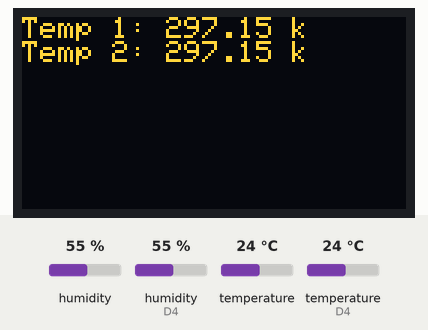
Bench run of a sketch on a simulated ESP8266 (NodeMCU). Parts: 128×64 one-colour display. The test bench sets the inputs (shaded band); at power-on: temperature 24 °C, temperature (sensor on D4) 24 °C, humidity 55 %, humidity (sensor on D4) 55 %. The OLED is the two-colour kind (top 16 rows yellow); WiFi joins after 1.5 s; servers stay silent unless stated; what the sketch prints to the serial monitor is not drawn.

Above: at 2.7 s.
2.8 s: temperature (sensor 0) set to 12 °C
At 5.4 s:
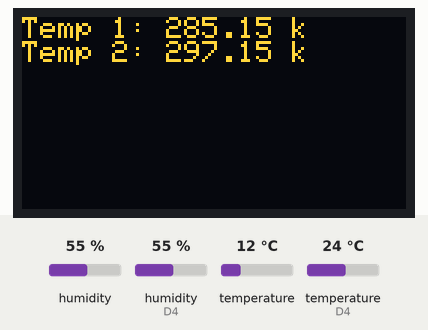
5.9 s: temperature (sensor on D4) set to 19 °C
9.0 s: temperature (sensor 0) set to 28 °C
At 11.5 s:
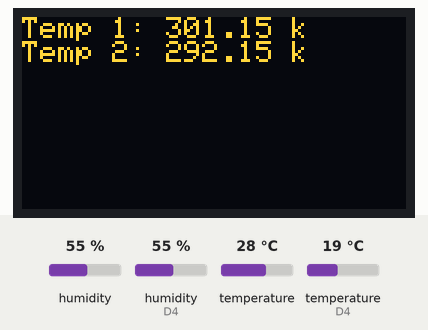
12.6 s: temperature (sensor on D4) set to 33 °C
At 14.7 s:
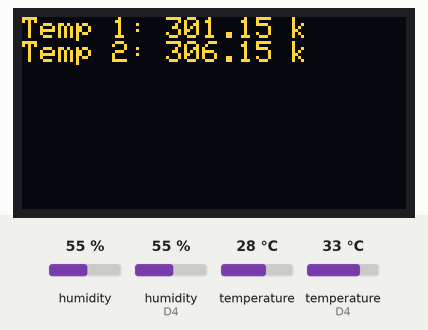
15.7 s: temperature (sensor 0) set to 41 °C
At 16.7 s:
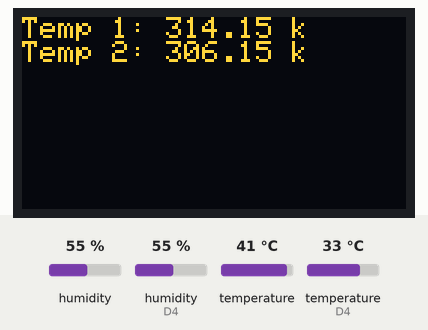
18.8 s: temperature (sensor on D4) set to 12 °C
At 22.0 s:
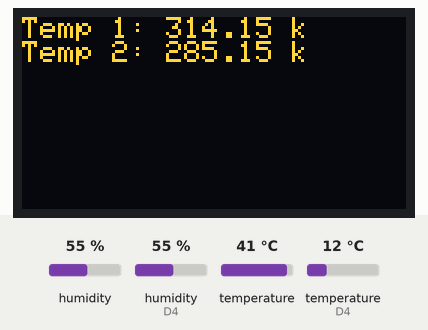
Timing chart, 0 to 23.1 s (numbered marks = the images above; inputs shaded):
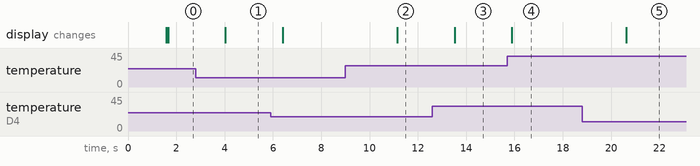

Measured:
- after the input at 2.8 s, the display: changes after 1.2 s (image 1)
- after the input at 9.0 s, the display: changes after 2.1 s (image 2)
- after the input at 12.6 s, the display: changes after 0.92 s (image 3)
- after the input at 15.7 s, the display: changes after 0.19 s (image 4)
- after the input at 18.8 s, the display: changes after 1.8 s (image 5)

The sketch:

Project2.ino
```cpp
#include <Arduino.h>
#if defined(ESP32)
#include <WiFi.h>
#elif defined(ESP8266)
#include <ESP8266WiFi.h>
#endif
#include <Firebase_ESP_Client.h>
#include "DHT.h"
#include <Wire.h>
#include <Adafruit_GFX.h>
#include <Adafruit_SSD1306.h>

#include "addons/TokenHelper.h"
#include "addons/RTDBHelper.h"

#define WIFI_SSID "Lukinnn"
#define WIFI_PASSWORD "lucky123"
#define API_KEY ""
#define DATABASE_URL "https://machine-c5407-default-rtdb.firebaseio.com/"

#define SCREEN_WIDTH 128
#define SCREEN_HEIGHT 64
#define OLED_RESET    -1
Adafruit_SSD1306 display(SCREEN_WIDTH, SCREEN_HEIGHT, &Wire, OLED_RESET);

FirebaseData fbdo;
FirebaseAuth auth;
FirebaseConfig config;

#define DHTPIN1 D3
#define DHTPIN2 D4
#define DHTTYPE DHT11
DHT dht1(DHTPIN1, DHTTYPE);
DHT dht2(DHTPIN2, DHTTYPE);

int T1, T2;
String str_T1, str_T2;

unsigned long sendDataPrevMillis = 0;
bool signupOK = false;

void setup() {
  Serial.begin(9600);
  dht1.begin();
  dht2.begin();

  if (!display.begin(SSD1306_SWITCHCAPVCC, 0x3C)) {
    Serial.println(F("SSD1306 allocation failed"));
    for (;;);
  }
  display.clearDisplay();
  display.setTextSize(1);
  display.setTextColor(WHITE);
  display.setCursor(0, 0);
  display.println("Connecting to Wi-Fi...");
  display.display();

  WiFi.begin(WIFI_SSID, WIFI_PASSWORD);
  while (WiFi.status() != WL_CONNECTED) {
    delay(500);
    Serial.print(".");
  }
  Serial.println("\nConnected to Wi-Fi");
  display.clearDisplay();
  display.setCursor(0, 0);
  display.println("Wi-Fi Connected");
  display.println("IP: " + WiFi.localIP().toString());
  display.display();

  config.api_key = API_KEY;
  config.database_url = DATABASE_URL;

  if (Firebase.signUp(&config, &auth, "", "")) {
    Serial.println("Firebase signup successful");
    signupOK = true;
  } else {
    Serial.printf("Firebase signup error: %s\n", config.signer.signupError.message.c_str());
  }

  config.token_status_callback = tokenStatusCallback;
  Firebase.begin(&config, &auth);
  Firebase.reconnectWiFi(true);
}

void loop() {
  T1 = dht1.readTemperature();
  T2 = dht2.readTemperature();
  float T1K = T1 + 273.15;
  float T2K = T2 + 273.15;
  str_T1 = String(T1K);
  str_T2 = String(T2K);

  display.clearDisplay();
  display.setCursor(0, 0);
  display.println("Temp 1: " + str_T1 + " k");
  display.println("Temp 2: " + str_T2 + " k");
  display.display();

  if (Firebase.ready() && signupOK) {
    updateFirebase("Python/Temp1", str_T1);
    updateFirebase("Python/Temp2", str_T2);
  }
  delay(2000);
}

void updateFirebase(String path, String value) {
  if (Firebase.RTDB.setString(&fbdo, path, value)) {
    Serial.println("PASSED: " + path);
    Serial.println("Value: " + value);
  } else {
    Serial.println("FAILED to update " + path);
    Serial.println("Reason: " + fbdo.errorReason());
  }
}
```
